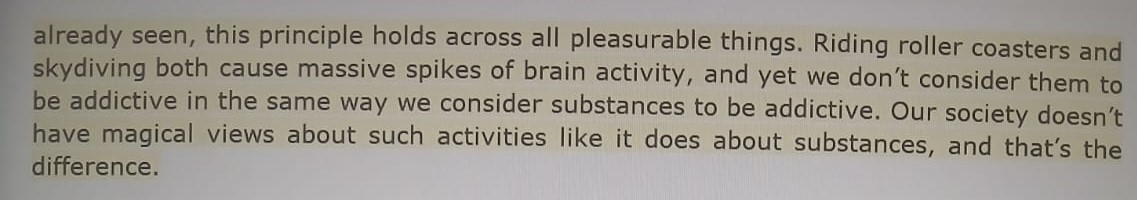
#> input picture images_folder/5345.jpeg, 1137 x 200 px; its folder holds only this picture in this run
$ python main.py
#> lines starting #> are read from the running program, lines starting #| are printed output that depends on the picture; after the words box and inside, x2 and y2 are one past the last pixel; in counts of white or black regions, pixels touching at a corner belong together
import cv2
import pytesseract
import os

current_dir = os.path.dirname(os.path.abspath(__file__))

tesseract_path = os.path.join(current_dir, "Tesseract-OCR", "tesseract.exe")

pytesseract.pytesseract.tesseract_cmd = tesseract_path

def image_to_text(image_path):
    # Load the image
#> called with image_path = 'images_folder/5345.jpeg'
    image = cv2.imread(image_path)
#> image is the input picture: shape (200, 1137, 3); mean B, G, R 143.4, 153.2, 158.4

    # Convert to grayscale
    gray = cv2.cvtColor(image, cv2.COLOR_BGR2GRAY)

    # Apply thresholding for better OCR accuracy
    gray = cv2.threshold(gray, 0, 255, cv2.THRESH_BINARY | cv2.THRESH_OTSU)[1]
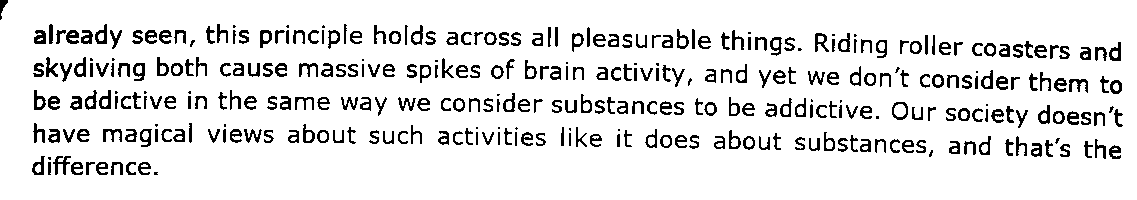
#> gray: shape (200, 1137); 89.3% white; black in thin lines or dots, all inside (x1, y1, x2, y2) = (0, 0, 1123, 175)

    # Use pytesseract to extract text
#> (the run stopped early here; a loop or call above may not have finished)
